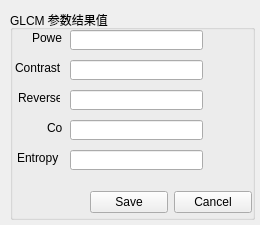
<?xml version="1.0" encoding="UTF-8"?>
<ui version="4.0">
 <class>Form</class>
 <widget class="QWidget" name="Form">
  <property name="geometry">
   <rect>
    <x>0</x>
    <y>0</y>
    <width>260</width>
    <height>225</height>
   </rect>
  </property>
  <property name="windowTitle">
   <string>Form</string>
  </property>
  <widget class="QGroupBox" name="groupBox">
   <property name="geometry">
    <rect>
     <x>10</x>
     <y>10</y>
     <width>245</width>
     <height>210</height>
    </rect>
   </property>
   <property name="title">
    <string>GLCM 参数结果值</string>
   </property>
   <widget class="QLabel" name="label">
    <property name="geometry">
     <rect>
      <x>22</x>
      <y>20</y>
      <width>30</width>
      <height>16</height>
     </rect>
    </property>
    <property name="text">
     <string>Power  </string>
    </property>
   </widget>
   <widget class="QLineEdit" name="powerLine">
    <property name="enabled">
     <bool>true</bool>
    </property>
    <property name="geometry">
     <rect>
      <x>60</x>
      <y>20</y>
      <width>133</width>
      <height>20</height>
     </rect>
    </property>
   </widget>
   <widget class="QLineEdit" name="contrastLine">
    <property name="geometry">
     <rect>
      <x>60</x>
      <y>50</y>
      <width>133</width>
      <height>20</height>
     </rect>
    </property>
   </widget>
   <widget class="QLabel" name="label_3">
    <property name="geometry">
     <rect>
      <x>5</x>
      <y>50</y>
      <width>48</width>
      <height>16</height>
     </rect>
    </property>
    <property name="text">
     <string>Contrast</string>
    </property>
   </widget>
   <widget class="QLabel" name="label_4">
    <property name="geometry">
     <rect>
      <x>8</x>
      <y>80</y>
      <width>42</width>
      <height>16</height>
     </rect>
    </property>
    <property name="text">
     <string>Reverse</string>
    </property>
   </widget>
   <widget class="QLineEdit" name="reverseLine">
    <property name="geometry">
     <rect>
      <x>60</x>
      <y>80</y>
      <width>133</width>
      <height>20</height>
     </rect>
    </property>
   </widget>
   <widget class="QLineEdit" name="coLine">
    <property name="geometry">
     <rect>
      <x>60</x>
      <y>110</y>
      <width>133</width>
      <height>20</height>
     </rect>
    </property>
   </widget>
   <widget class="QLabel" name="label_5">
    <property name="geometry">
     <rect>
      <x>37</x>
      <y>110</y>
      <width>16</width>
      <height>16</height>
     </rect>
    </property>
    <property name="text">
     <string>Co</string>
    </property>
   </widget>
   <widget class="QLabel" name="label_2">
    <property name="geometry">
     <rect>
      <x>7</x>
      <y>140</y>
      <width>42</width>
      <height>16</height>
     </rect>
    </property>
    <property name="text">
     <string>Entropy</string>
    </property>
   </widget>
   <widget class="QLineEdit" name="entropyLine">
    <property name="geometry">
     <rect>
      <x>60</x>
      <y>140</y>
      <width>133</width>
      <height>20</height>
     </rect>
    </property>
   </widget>
   <widget class="QWidget" name="">
    <property name="geometry">
     <rect>
      <x>80</x>
      <y>180</y>
      <width>162</width>
      <height>25</height>
     </rect>
    </property>
    <layout class="QHBoxLayout" name="horizontalLayout">
     <property name="spacing">
      <number>6</number>
     </property>
     <item>
      <widget class="QPushButton" name="savePushButton">
       <property name="text">
        <string>Save</string>
       </property>
      </widget>
     </item>
     <item>
      <widget class="QPushButton" name="cancelPushButton">
       <property name="text">
        <string>Cancel</string>
       </property>
      </widget>
     </item>
    </layout>
   </widget>
  </widget>
  <zorder>groupBox</zorder>
  <zorder>layoutWidget</zorder>
  <zorder>saveButton</zorder>
  <zorder>cancelPushButton</zorder>
  <zorder>savePushButton</zorder>
 </widget>
 <resources/>
 <connections/>
</ui>
